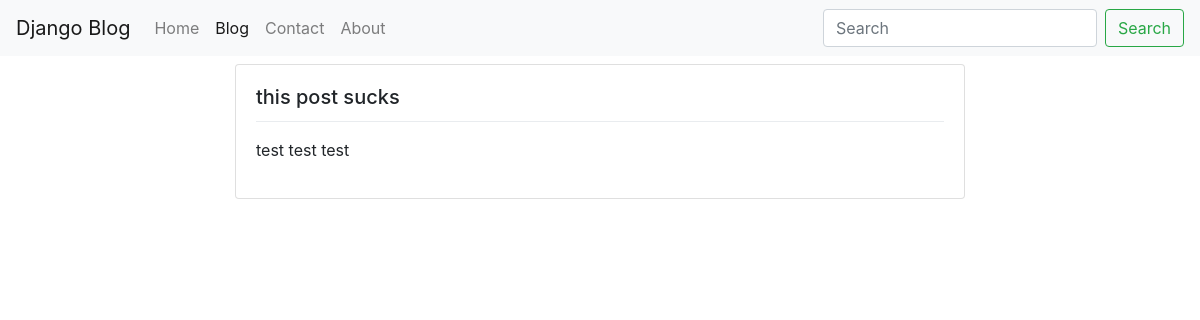
Before: /blog/this-post-sucks/ with the older database file.
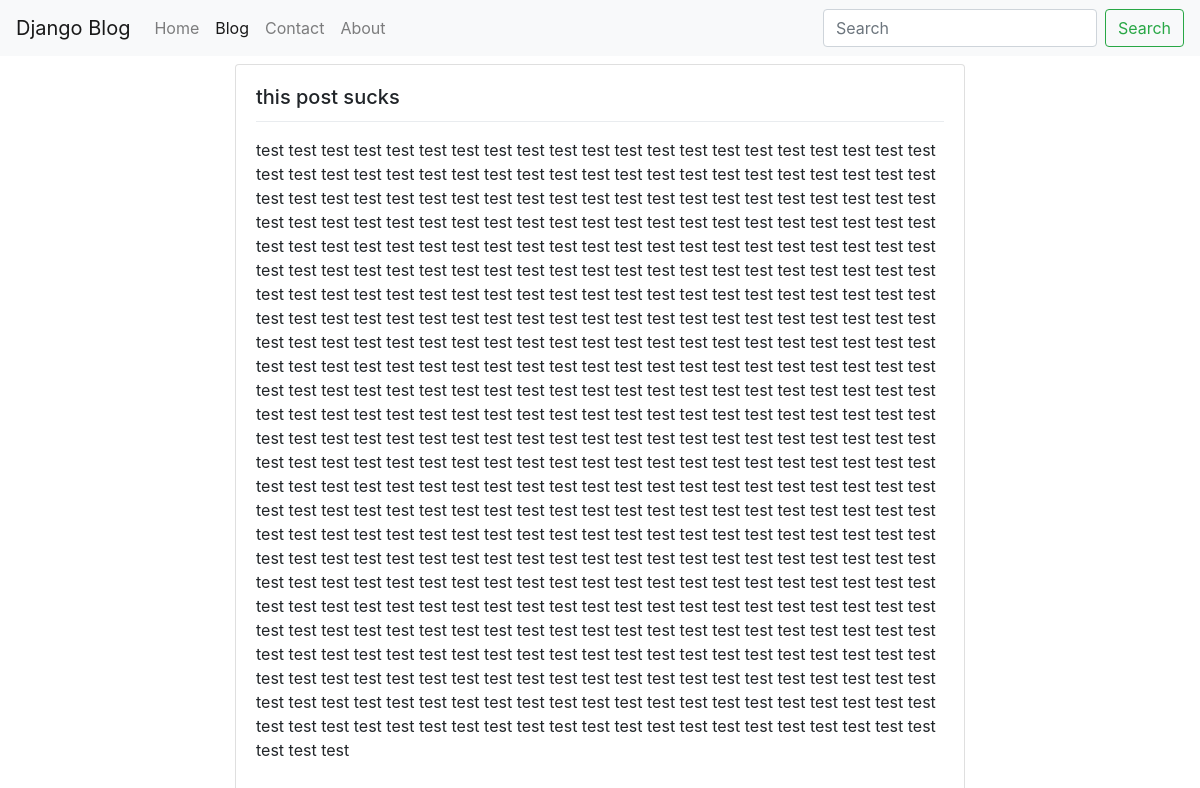
After: the same page with the newer database file.
### blog/models.py (models this page shows, shortened)
class BlogPost(models.Model):
  user = models.ForeignKey(user_model,
    null=True, default=1, on_delete=models.SET_NULL)
  title = models.TextField()
  slug = models.SlugField(unique=True)
  content = models.TextField(null=True, blank=True)
  publish_date = models.DateTimeField(auto_now=False, auto_now_add=False, null=True, blank=True)
  timestamp = models.DateTimeField(auto_now_add=True)
  updated = models.DateTimeField(auto_now=True)
  class Meta:
    ordering = ['-publish_date', '-updated', '-timestamp']

### blog/views.py (the view)
# urls.py: path('<str:slug>/', blog_post_detail_view),
def blog_post_detail_view(request, slug):
  try:
    obj = BlogPost.objects.get(slug=slug)
  except:
    raise Http404('Blog post does not exist.')
  t_name = 'blog/detail.html'
  context = {'object': obj, 'detail': True}
  return render(request, t_name, context)

### blog/templates/blog/detail.html
{% extends "base.html" %}
{% block content %}
  {% include "blog/list_inline.html" with blog_post=object %}
{% endblock %}

### blog/templates/blog/list_inline.html (shortened to what this page needs)
<div class="card mb-3">
  <div class="card-body">
    <h5 class="card-title">{{ blog_post.title }}</h5>
    <div class="dropdown-divider"></div>
    {% if truncate %}
      <p class="card-text">{{ blog_post.content | linebreaks | truncatewords:50 }}</p>
    {% else %}
      <p class="card-text">{{ blog_post.content | linebreaks }}</p>
    {% endif %}
  </div>
</div>

Changed rows visible on the page:
changed BlogPost "this post sucks": content "test test test" → "test test test test test test test test test test test test test test test test test test test test test test test test test test test test test test test test test test test test test test test test test test test test test test test test test test test test test test test test test test test test test test test test test test test test test test test test test test test test test test test test test test test test test test test test test test test test test test test test test test test test test test test test test test test test test test test test test test test test test test test test test test test test test test test test test test test test test test test test test test test test…"
